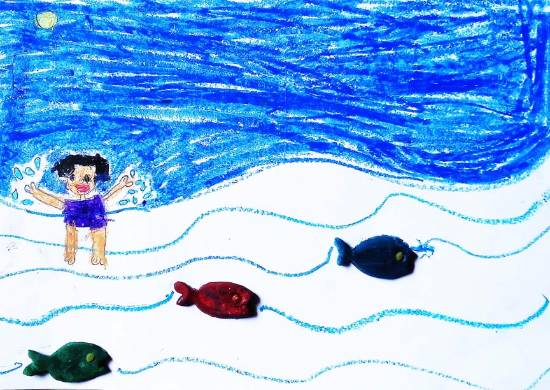
#> input picture datasets/happy/(10).jpg, 550 x 390 px, found by its file name; its folder holds only this picture in this run
$ python main.py
#> lines starting #> are read from the running program, lines starting #| are printed output that depends on the picture
import os
import numpy as np
import cv2
import matplotlib.pyplot as plt
import pickle
import random
from sklearn.model_selection import train_test_split
from sklearn.svm import SVC
from sklearn.tree import DecisionTreeClassifier
from sklearn.neighbors import KNeighborsClassifier
from sklearn.ensemble import RandomForestClassifier
from sklearn.naive_bayes import MultinomialNB
from sklearn.naive_bayes import BernoulliNB
from sklearn.naive_bayes import GaussianNB
from sklearn.linear_model import LogisticRegression
from sklearn.metrics import accuracy_score
from sklearn.metrics import confusion_matrix
from sklearn.metrics import classification_report


dir = 'datasets'

catagories = ['Happy' , 'Sad']

data = []

for category in catagories:
    path = os.path.join(dir , category)
    label = catagories.index(category)

    for img in os.listdir(path):
        imgpath = os.path.join(path,img)
        draw_img = cv2.imread(imgpath,0)
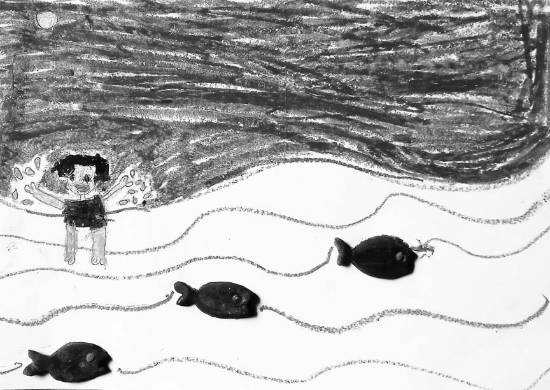
#> draw_img: shape (390, 550); min 0, max 255, mean 176.5
        # cv2.imshow('image',draw_img)
        try:
            draw_img = cv2.resize(draw_img,(50,50))
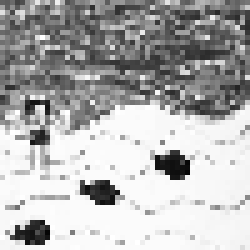
#> draw_img: shape (50, 50) (shown 5 times larger); min 5, max 255, mean 177
            image = np.array(draw_img).flatten()
#> image = 2500 values, max 255 at index 358, min 5 at index 2309, mean 177

            data.append([image, label])
        except Exception as e:
            pass
#> pass 2 of the loop `for category in catagories:`:
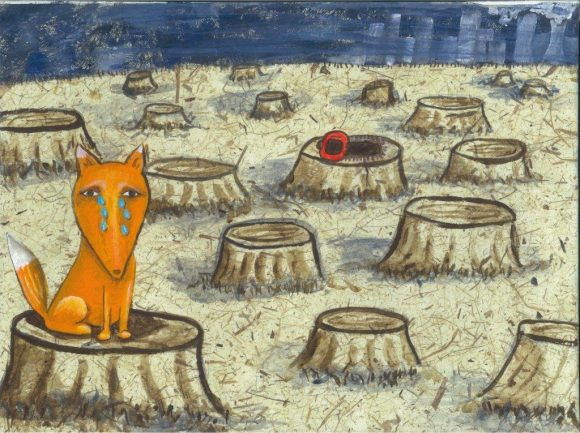
#> input picture datasets/sad/(1).jpg, 580 x 433 px, found by its file name
#> `draw_img = cv2.imread(imgpath,0)`:
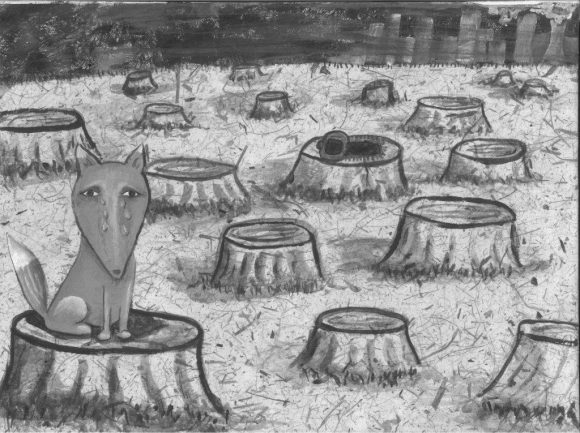
#> draw_img: shape (433, 580); min 27, max 250, mean 149.5
#> `draw_img = cv2.resize(draw_img,(50,50))`:
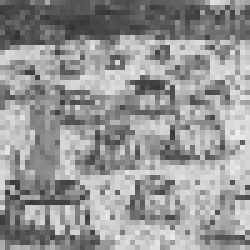
#> draw_img: shape (50, 50) (shown 5 times larger); min 51, max 236, mean 149.6
#> image = 2500 values, max 236 at index 1347, min 51 at index 264, mean 149.6
        # break
    # break


print(len(data))
#| 2


features = []
labels = []

for feature , label in data:
    features.append(feature)
    labels.append(label)
#> this loop made 2 passes
#> label on passes 1 to 2: 0, 1
#> after the loop, features = 2 items; labels = [0, 1]

xtrain, xtest, ytrain, ytest = train_test_split(features,labels,test_size = 0.50)
#> xtrain = 1 item; xtest = 1 item; ytrain = [0]; ytest = [1]

model = SVC(C=1, kernel='poly',gamma = 'auto')
#> (the run stopped early here; a loop or call above may not have finished)
